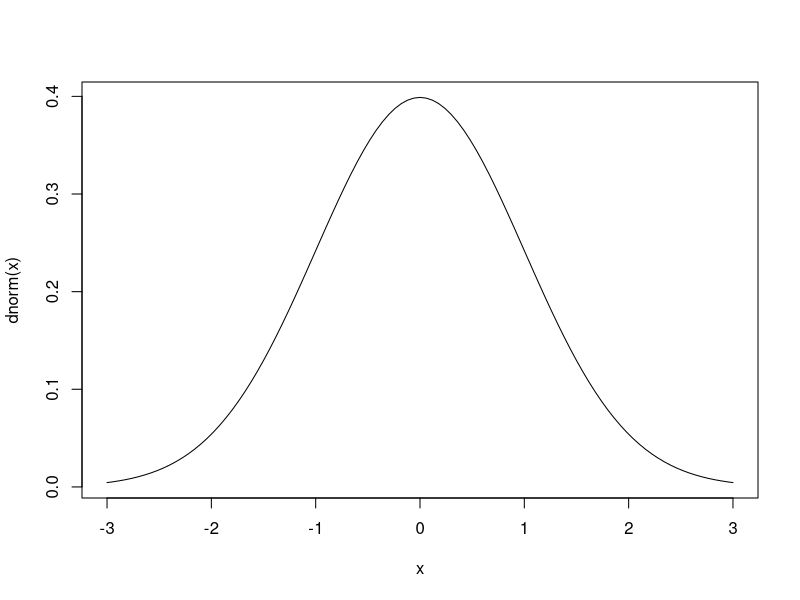
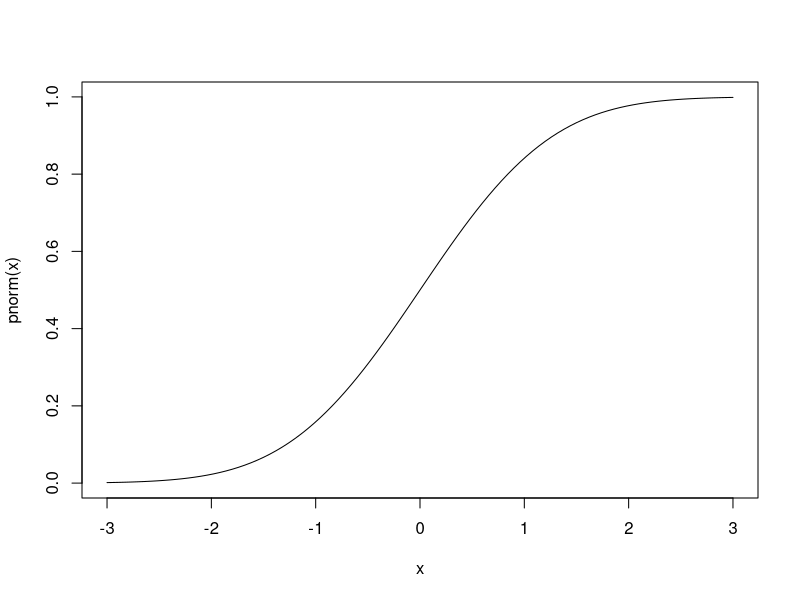
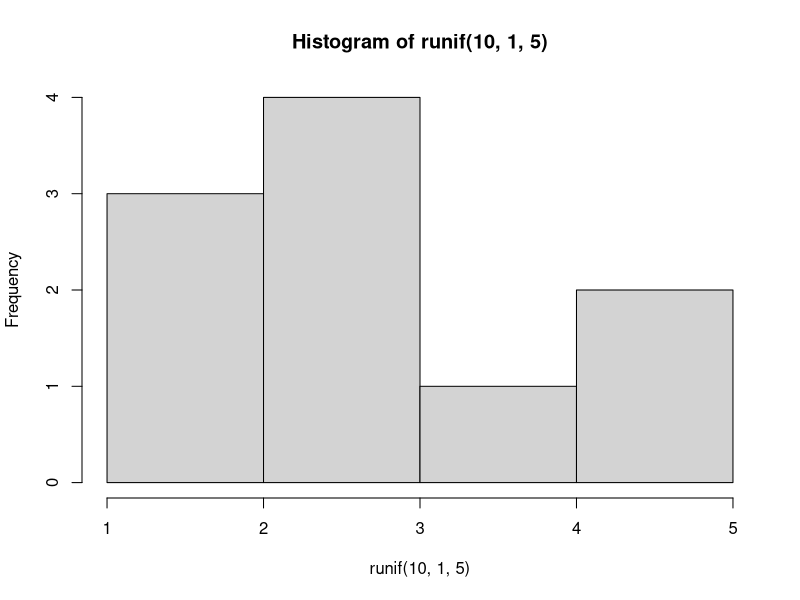

These figures' R source, in order: (Note: this script raises an error after producing the figures.)
sample(1:10)
sample(1:10, size = 5)
sample(c(0,1),10,  replace = TRUE)
sample.int(20,12)
library(stats)
dnorm(0)
dnorm(0,mean = 10,sd=2)
curve(dnorm, -3,3)

pnorm(1.5)
pnorm(1.5, lower.tail = FALSE)
curve(pnorm, -3,3)
pnorm(-1.5)

qnorm(0.5)

rnorm(10, mean=3,sd=10)
runif(10,0,5)

hist(runif(10,1,5))

data("AirPassengers")
AirPassengers
names(AirPassengers)
names(airquality)
airquality


sum(is.na(airquality$Temp))
stem(airquality$Wind)
class(airquality)
str(airquality)


a <- c(1.4,2.5,4.6,1.6,1.3)
class(a)
stem(a)
library(ggplot2)
qplot(airquality$Wind, b)




mode(airquality$Temp)

mode
